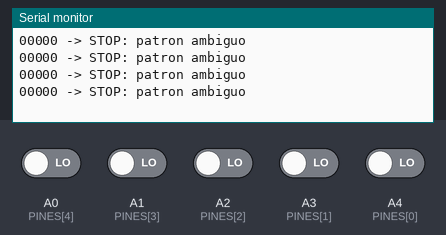
A sketch run on a simulated Arduino Uno, built with avr-gcc and run on an emulated ATmega328P. Shown: the last lines printed to the serial monitor. The inputs (shaded band) are chosen by the test bench; at power-on: A0 (PINES[4]), A1 (PINES[3]), A2 (PINES[2]), A3 (PINES[1]), A4 (PINES[0]) LOW.

Above: at 1.2 s.
1.3 s: A0 (PINES[4]) driven HIGH
At 1.71 s:
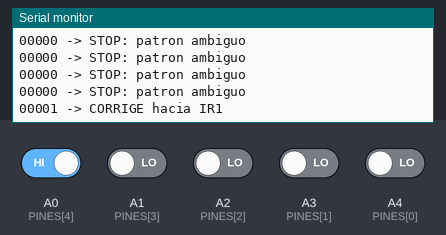
3.6 s: A3 (PINES[1]) driven HIGH
At 3.81 s:
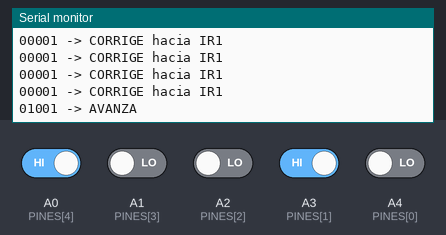
5.7 s: A1 (PINES[3]) driven HIGH
At 5.92 s:
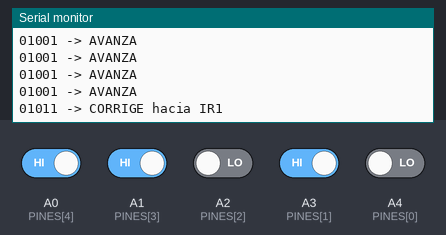
7.2 s: A2 (PINES[2]) driven HIGH
At 7.42 s:
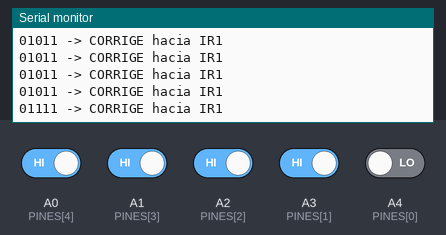
8.7 s: A4 (PINES[0]) driven HIGH
At 8.92 s:
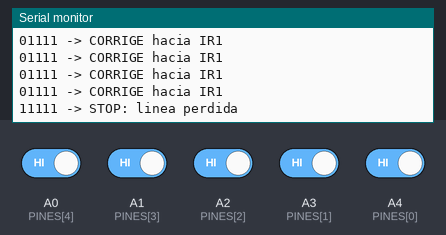
10.8 s: A0 (PINES[4]) driven LOW
At 11.03 s:
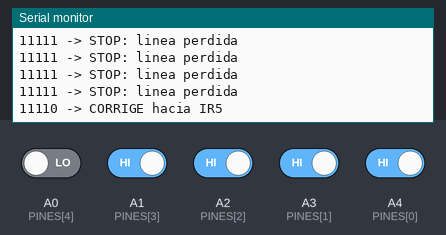
Timing chart, 0 to 13.3 s (numbered marks = the images above; inputs shaded):
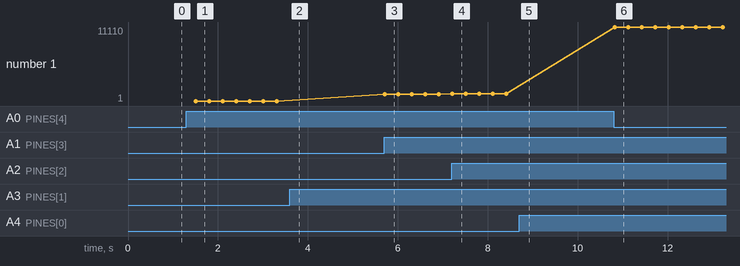

Measured:
- after the input at 1.3 s, the serial monitor: prints a new line after 0.20 s (image 1)
- after the input at 3.6 s, the serial monitor: prints a new line at once (image 2)
- after the input at 5.7 s, the serial monitor: prints a new line at once (image 3)
- after the input at 7.2 s, the serial monitor: prints a new line at once (image 4)
- after the input at 8.7 s, the serial monitor: prints a new line at once (image 5)
- after the input at 10.8 s, the serial monitor: prints a new line at once (image 6)
- plotted number 1: 1 → 1011 after the input at 5.7 s, 1011 → 1111 after the input at 7.2 s, 1111 → 11110 after the input at 10.8 s

The sketch:

37-de-la-medicion-a-la-orden.ino
```cpp
// Curso PX-32 - Leccion 37: del patron a la orden, sin tocar motores.
// Tres funciones, tres empleos: reportar, estimar y decidir.
// La orden solo se imprime: ningun pin de motor existe aqui.

const int PINES[5] = { A4, A3, A2, A1, A0 };

// Ley de tu cuaderno (Leccion 34): que imprime un canal sobre negro.
const int LECTURA_SOBRE_NEGRO = LOW;

// Banda de tolerancia: cuanto perdonamos antes de corregir.
const float TOLERANCIA = 0.4;

// La llena estimarPosicion() y la lee elegirOrden():
// el puente de datos entre las dos funciones.
int cuantosVenLinea;

void imprimirPatron() {
  for (int i = 0; i < 5; i++) {
    Serial.print(digitalRead(PINES[i]));
  }
}

float estimarPosicion() {
  int sumaDePesos = 0;
  cuantosVenLinea = 0;

  for (int i = 0; i < 5; i++) {
    if (digitalRead(PINES[i]) == LECTURA_SOBRE_NEGRO) {
      sumaDePesos = sumaDePesos + (i - 2);
      cuantosVenLinea = cuantosVenLinea + 1;
    }
  }

  if (cuantosVenLinea == 0) {
    return 0;
  }

  return float(sumaDePesos) / cuantosVenLinea;
}

void elegirOrden(float posicion) {
  if (cuantosVenLinea == 0) {
    Serial.println(" -> STOP: linea perdida");
  } else if (cuantosVenLinea == 5) {
    Serial.println(" -> STOP: patron ambiguo");
  } else if (posicion < -TOLERANCIA) {
    Serial.println(" -> CORRIGE hacia IR1");
  } else if (posicion > TOLERANCIA) {
    Serial.println(" -> CORRIGE hacia IR5");
  } else {
    Serial.println(" -> AVANZA");
  }
}

void setup() {
  for (int i = 0; i < 5; i++) {
    pinMode(PINES[i], INPUT);
  }
  Serial.begin(9600);
}

void loop() {
  imprimirPatron();
  float posicion = estimarPosicion();
  elegirOrden(posicion);
  Serial.println();
  delay(300);
}
```
